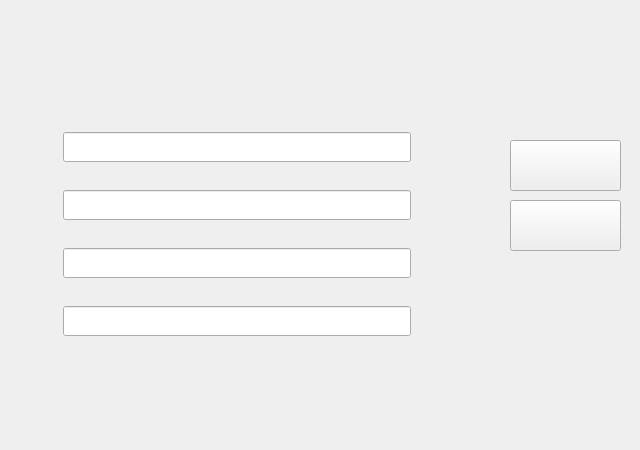
<?xml version="1.0" encoding="UTF-8"?>
<ui version="4.0">
 <class>DBConnectForm</class>
 <widget class="QWidget" name="DBConnectForm">
  <property name="geometry">
   <rect>
    <x>0</x>
    <y>0</y>
    <width>640</width>
    <height>450</height>
   </rect>
  </property>
  <property name="sizePolicy">
   <sizepolicy hsizetype="Expanding" vsizetype="Expanding">
    <horstretch>100</horstretch>
    <verstretch>100</verstretch>
   </sizepolicy>
  </property>
  <property name="windowTitle">
   <string>Form</string>
  </property>
  <property name="layoutDirection">
   <enum>Qt::LeftToRight</enum>
  </property>
  <widget class="QWidget" name="gridLayoutWidget">
   <property name="geometry">
    <rect>
     <x>10</x>
     <y>100</y>
     <width>441</width>
     <height>261</height>
    </rect>
   </property>
   <layout class="QGridLayout" name="gridLayout" columnstretch="0,0,1,0" columnminimumwidth="0,0,0,0">
    <property name="sizeConstraint">
     <enum>QLayout::SetDefaultConstraint</enum>
    </property>
    <property name="topMargin">
     <number>10</number>
    </property>
    <property name="verticalSpacing">
     <number>6</number>
    </property>
    <item row="3" column="1">
     <spacer name="horizontalSpacer_2">
      <property name="orientation">
       <enum>Qt::Horizontal</enum>
      </property>
      <property name="sizeType">
       <enum>QSizePolicy::Fixed</enum>
      </property>
      <property name="sizeHint" stdset="0">
       <size>
        <width>40</width>
        <height>20</height>
       </size>
      </property>
     </spacer>
    </item>
    <item row="1" column="2">
     <widget class="QLineEdit" name="DBNameTextBox">
      <property name="minimumSize">
       <size>
        <width>0</width>
        <height>30</height>
       </size>
      </property>
      <property name="placeholderText">
       <string/>
      </property>
      <property name="clearButtonEnabled">
       <bool>true</bool>
      </property>
     </widget>
    </item>
    <item row="4" column="0">
     <widget class="QLabel" name="bdPwdLabel">
      <property name="focusPolicy">
       <enum>Qt::NoFocus</enum>
      </property>
      <property name="text">
       <string/>
      </property>
     </widget>
    </item>
    <item row="1" column="0">
     <widget class="QLabel" name="bdNameLabel">
      <property name="focusPolicy">
       <enum>Qt::NoFocus</enum>
      </property>
      <property name="text">
       <string/>
      </property>
     </widget>
    </item>
    <item row="4" column="1">
     <spacer name="horizontalSpacer_3">
      <property name="orientation">
       <enum>Qt::Horizontal</enum>
      </property>
      <property name="sizeType">
       <enum>QSizePolicy::Fixed</enum>
      </property>
      <property name="sizeHint" stdset="0">
       <size>
        <width>40</width>
        <height>20</height>
       </size>
      </property>
     </spacer>
    </item>
    <item row="2" column="0">
     <widget class="QLabel" name="bdURILabel">
      <property name="focusPolicy">
       <enum>Qt::NoFocus</enum>
      </property>
      <property name="text">
       <string/>
      </property>
     </widget>
    </item>
    <item row="3" column="2">
     <widget class="QLineEdit" name="DBUserNameTextBox">
      <property name="minimumSize">
       <size>
        <width>0</width>
        <height>30</height>
       </size>
      </property>
      <property name="placeholderText">
       <string/>
      </property>
      <property name="clearButtonEnabled">
       <bool>true</bool>
      </property>
     </widget>
    </item>
    <item row="3" column="0">
     <widget class="QLabel" name="bdUserNameLabel">
      <property name="focusPolicy">
       <enum>Qt::NoFocus</enum>
      </property>
      <property name="text">
       <string/>
      </property>
     </widget>
    </item>
    <item row="4" column="2">
     <widget class="QLineEdit" name="DBPwdTextBox">
      <property name="minimumSize">
       <size>
        <width>0</width>
        <height>30</height>
       </size>
      </property>
     </widget>
    </item>
    <item row="1" column="1">
     <spacer name="horizontalSpacer">
      <property name="orientation">
       <enum>Qt::Horizontal</enum>
      </property>
      <property name="sizeType">
       <enum>QSizePolicy::Fixed</enum>
      </property>
      <property name="sizeHint" stdset="0">
       <size>
        <width>40</width>
        <height>20</height>
       </size>
      </property>
     </spacer>
    </item>
    <item row="2" column="2">
     <widget class="QLineEdit" name="DBURITextBox">
      <property name="minimumSize">
       <size>
        <width>0</width>
        <height>30</height>
       </size>
      </property>
      <property name="clearButtonEnabled">
       <bool>true</bool>
      </property>
     </widget>
    </item>
    <item row="2" column="1">
     <spacer name="horizontalSpacer_7">
      <property name="orientation">
       <enum>Qt::Horizontal</enum>
      </property>
      <property name="sizeType">
       <enum>QSizePolicy::Fixed</enum>
      </property>
      <property name="sizeHint" stdset="0">
       <size>
        <width>40</width>
        <height>20</height>
       </size>
      </property>
     </spacer>
    </item>
    <item row="1" column="3">
     <spacer name="horizontalSpacer_6">
      <property name="orientation">
       <enum>Qt::Horizontal</enum>
      </property>
      <property name="sizeHint" stdset="0">
       <size>
        <width>40</width>
        <height>20</height>
       </size>
      </property>
     </spacer>
    </item>
    <item row="2" column="3">
     <spacer name="horizontalSpacer_8">
      <property name="orientation">
       <enum>Qt::Horizontal</enum>
      </property>
      <property name="sizeHint" stdset="0">
       <size>
        <width>40</width>
        <height>20</height>
       </size>
      </property>
     </spacer>
    </item>
    <item row="3" column="3">
     <spacer name="horizontalSpacer_4">
      <property name="orientation">
       <enum>Qt::Horizontal</enum>
      </property>
      <property name="sizeHint" stdset="0">
       <size>
        <width>40</width>
        <height>20</height>
       </size>
      </property>
     </spacer>
    </item>
    <item row="4" column="3">
     <spacer name="horizontalSpacer_5">
      <property name="orientation">
       <enum>Qt::Horizontal</enum>
      </property>
      <property name="sizeHint" stdset="0">
       <size>
        <width>40</width>
        <height>20</height>
       </size>
      </property>
     </spacer>
    </item>
   </layout>
  </widget>
  <widget class="QWidget" name="databaseIconWidget" native="true">
   <property name="geometry">
    <rect>
     <x>500</x>
     <y>290</y>
     <width>111</width>
     <height>131</height>
    </rect>
   </property>
  </widget>
  <widget class="QPushButton" name="connectToDBButton">
   <property name="geometry">
    <rect>
     <x>510</x>
     <y>140</y>
     <width>111</width>
     <height>51</height>
    </rect>
   </property>
   <property name="sizePolicy">
    <sizepolicy hsizetype="Expanding" vsizetype="Expanding">
     <horstretch>0</horstretch>
     <verstretch>0</verstretch>
    </sizepolicy>
   </property>
   <property name="styleSheet">
    <string notr="true"/>
   </property>
   <property name="text">
    <string/>
   </property>
  </widget>
  <widget class="QLabel" name="bdPwdLabel_2">
   <property name="geometry">
    <rect>
     <x>130</x>
     <y>410</y>
     <width>9</width>
     <height>25</height>
    </rect>
   </property>
   <property name="focusPolicy">
    <enum>Qt::NoFocus</enum>
   </property>
   <property name="text">
    <string/>
   </property>
  </widget>
  <widget class="QPushButton" name="disconnectDBButton">
   <property name="geometry">
    <rect>
     <x>510</x>
     <y>200</y>
     <width>111</width>
     <height>51</height>
    </rect>
   </property>
   <property name="styleSheet">
    <string notr="true"/>
   </property>
   <property name="text">
    <string/>
   </property>
  </widget>
  <widget class="QLabel" name="dbFormLabel">
   <property name="geometry">
    <rect>
     <x>10</x>
     <y>10</y>
     <width>611</width>
     <height>61</height>
    </rect>
   </property>
   <property name="layoutDirection">
    <enum>Qt::LeftToRight</enum>
   </property>
   <property name="text">
    <string/>
   </property>
  </widget>
 </widget>
 <tabstops>
  <tabstop>DBNameTextBox</tabstop>
  <tabstop>DBURITextBox</tabstop>
  <tabstop>DBUserNameTextBox</tabstop>
  <tabstop>DBPwdTextBox</tabstop>
  <tabstop>connectToDBButton</tabstop>
  <tabstop>disconnectDBButton</tabstop>
 </tabstops>
 <resources/>
 <connections/>
</ui>
